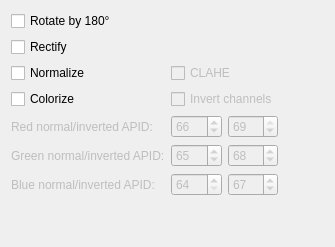
         <widget class="QWidget" name="PPTab">
          <attribute name="title">
           <string>Postprocessing</string>
          </attribute>
          <layout class="QGridLayout" name="gridLayout_8">
           <item row="0" column="0">
            <widget class="QCheckBox" name="PPRotateCB">
             <property name="text">
              <string>Rotate by 180°</string>
             </property>
            </widget>
           </item>
           <item row="0" column="3">
            <spacer name="horizontalSpacer">
             <property name="orientation">
              <enum>Qt::Horizontal</enum>
             </property>
             <property name="sizeHint" stdset="0">
              <size>
               <width>40</width>
               <height>20</height>
              </size>
             </property>
            </spacer>
           </item>
           <item row="1" column="0">
            <widget class="QCheckBox" name="PPRectifyCB">
             <property name="text">
              <string>Rectify</string>
             </property>
            </widget>
           </item>
           <item row="2" column="0">
            <widget class="QCheckBox" name="PPNormalizeCB">
             <property name="text">
              <string>Normalize</string>
             </property>
            </widget>
           </item>
           <item row="2" column="1" colspan="2">
            <widget class="QCheckBox" name="PPClaheCB">
             <property name="enabled">
              <bool>false</bool>
             </property>
             <property name="text">
              <string>CLAHE</string>
             </property>
            </widget>
           </item>
           <item row="3" column="0">
            <widget class="QCheckBox" name="PPColorizeCB">
             <property name="text">
              <string>Colorize</string>
             </property>
            </widget>
           </item>
           <item row="3" column="1" colspan="2">
            <widget class="QCheckBox" name="PPInvertCB">
             <property name="enabled">
              <bool>false</bool>
             </property>
             <property name="text">
              <string>Invert channels</string>
             </property>
            </widget>
           </item>
           <item row="4" column="0">
            <widget class="QLabel" name="PPRedChLbl">
             <property name="enabled">
              <bool>false</bool>
             </property>
             <property name="text">
              <string>Red normal/inverted APID:</string>
             </property>
            </widget>
           </item>
           <item row="4" column="1">
            <widget class="QSpinBox" name="PPRedChSB">
             <property name="enabled">
              <bool>false</bool>
             </property>
             <property name="minimum">
              <number>64</number>
             </property>
             <property name="maximum">
              <number>69</number>
             </property>
             <property name="value">
              <number>66</number>
             </property>
            </widget>
           </item>
           <item row="4" column="2">
            <widget class="QSpinBox" name="PPRedInvChSB">
             <property name="enabled">
              <bool>false</bool>
             </property>
             <property name="minimum">
              <number>64</number>
             </property>
             <property name="maximum">
              <number>69</number>
             </property>
             <property name="value">
              <number>69</number>
             </property>
            </widget>
           </item>
           <item row="5" column="0">
            <widget class="QLabel" name="PPGreenChLbl">
             <property name="enabled">
              <bool>false</bool>
             </property>
             <property name="text">
              <string>Green normal/inverted APID:</string>
             </property>
            </widget>
           </item>
           <item row="5" column="1">
            <widget class="QSpinBox" name="PPGreenChSB">
             <property name="enabled">
              <bool>false</bool>
             </property>
             <property name="minimum">
              <number>64</number>
             </property>
             <property name="maximum">
              <number>69</number>
             </property>
             <property name="value">
              <number>65</number>
             </property>
            </widget>
           </item>
           <item row="5" column="2">
            <widget class="QSpinBox" name="PPGreenInvChSB">
             <property name="enabled">
              <bool>false</bool>
             </property>
             <property name="minimum">
              <number>64</number>
             </property>
             <property name="maximum">
              <number>69</number>
             </property>
             <property name="value">
              <number>68</number>
             </property>
            </widget>
           </item>
           <item row="6" column="0">
            <widget class="QLabel" name="PPBlueChLbl">
             <property name="enabled">
              <bool>false</bool>
             </property>
             <property name="text">
              <string>Blue normal/inverted APID:</string>
             </property>
            </widget>
           </item>
           <item row="6" column="1">
            <widget class="QSpinBox" name="PPBlueChSB">
             <property name="enabled">
              <bool>false</bool>
             </property>
             <property name="minimum">
              <number>64</number>
             </property>
             <property name="maximum">
              <number>69</number>
             </property>
             <property name="value">
              <number>64</number>
             </property>
            </widget>
           </item>
           <item row="6" column="2">
            <widget class="QSpinBox" name="PPBlueInvChSB">
             <property name="enabled">
              <bool>false</bool>
             </property>
             <property name="minimum">
              <number>64</number>
             </property>
             <property name="maximum">
              <number>69</number>
             </property>
             <property name="value">
              <number>67</number>
             </property>
            </widget>
           </item>
           <item row="7" column="0" colspan="4">
            <spacer name="verticalSpacer_10">
             <property name="orientation">
              <enum>Qt::Vertical</enum>
             </property>
             <property name="sizeHint" stdset="0">
              <size>
               <width>20</width>
               <height>40</height>
              </size>
             </property>
            </spacer>
           </item>
          </layout>
         </widget>
